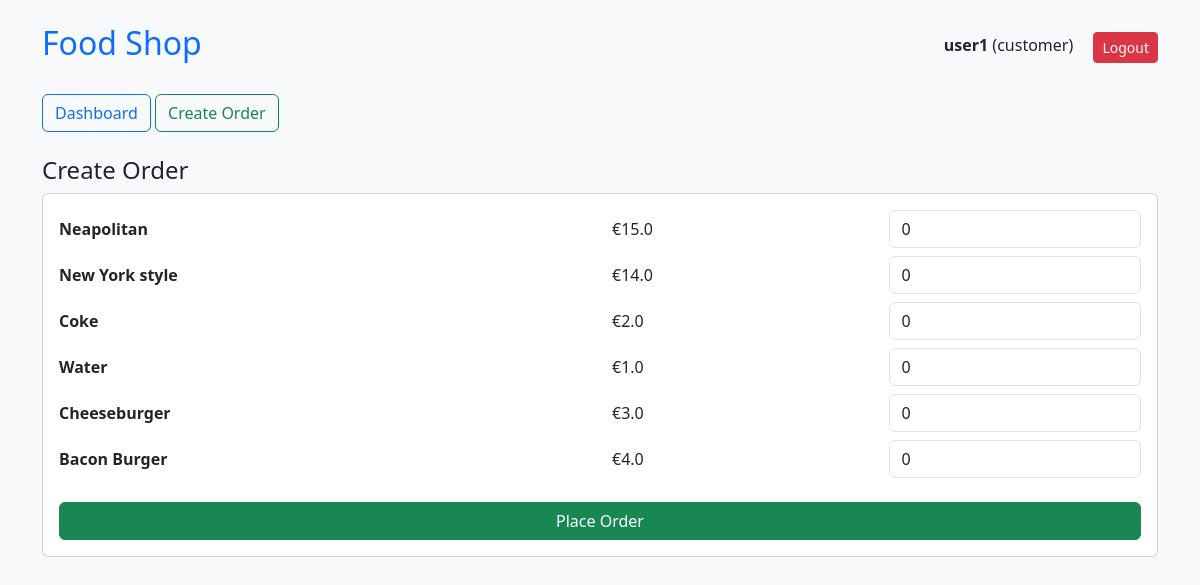
The app's page /order/ (signed in) with its own data.
### core/models.py (models this page shows, shortened)
class User(AbstractUser):
    ROLE_CHOICES = (
        ('customer', 'Customer'),
        ('staff', 'Staff'),
        ('manager', 'Manager'),
    )
    role = models.CharField(max_length=10, choices=ROLE_CHOICES)

class FoodItem(models.Model):
    name = models.CharField(max_length=100)
    price = models.FloatField()
    category = models.ForeignKey(Category, on_delete=models.CASCADE)

### core/views.py (the view, shortened to what this page needs)
# urls.py: path('order/', views.create_order),
@login_required
def create_order(request):
    items = FoodItem.objects.all()
    return render(request, 'order.html', {'items': items})

### core/templates/order.html (shortened to what this page needs)
{% extends 'base.html' %}
{% block content %}
<h4>Create Order</h4>
<form method="post" class="card p-3">
{% for item in items %}
    <div class="row mb-2 align-items-center">
        <div class="col-6">
            <b>{{item.name}}</b>
        </div>
        <div class="col-3">
            €{{item.price}}
        </div>
        <div class="col-3">
            <input type="number" class="form-control" name="item_{{item.id}}" value="0" min="0">
        </div>
    </div>
{% endfor %}
<button class="btn btn-success mt-3">Place Order</button>
</form>
{% endblock %}

### core/templates/base.html (shortened to what this page needs)
<!DOCTYPE html>
<html>
<head>
    <link href="https://cdn.jsdelivr.net/npm/bootstrap@5.3.0/dist/css/bootstrap.min.css" rel="stylesheet">
</head>
<body class="bg-light">
<div class="container mt-4">
    <div class="d-flex justify-content-between align-items-center mb-4">
        <h2 class="text-primary">Food Shop</h2>
        <div>
            <span class="me-3">
                <b>{{request.user.username}}</b> ({{request.user.role}})
            </span>
            <a href="/logout/" class="btn btn-danger btn-sm">Logout</a>
        </div>
    </div>
    <div class="mb-4">
        <a href="/" class="btn btn-outline-primary">Dashboard</a>
        {% if request.user.role == "customer" %}
            <a href="/order/" class="btn btn-outline-success">Create Order</a>
        {% endif %}
    </div>
    {% block content %}{% endblock %}
</div>
</body>
</html>

### records on screen
User: user.username "user1", user.role "customer"
FoodItem: name "Neapolitan", price "15.0"
FoodItem: name "New York style", price "14.0"
FoodItem: name "Coke", price "2.0"
FoodItem: name "Water", price "1.0"
FoodItem: name "Cheeseburger", price "3.0"
FoodItem: name "Bacon Burger", price "4.0"
